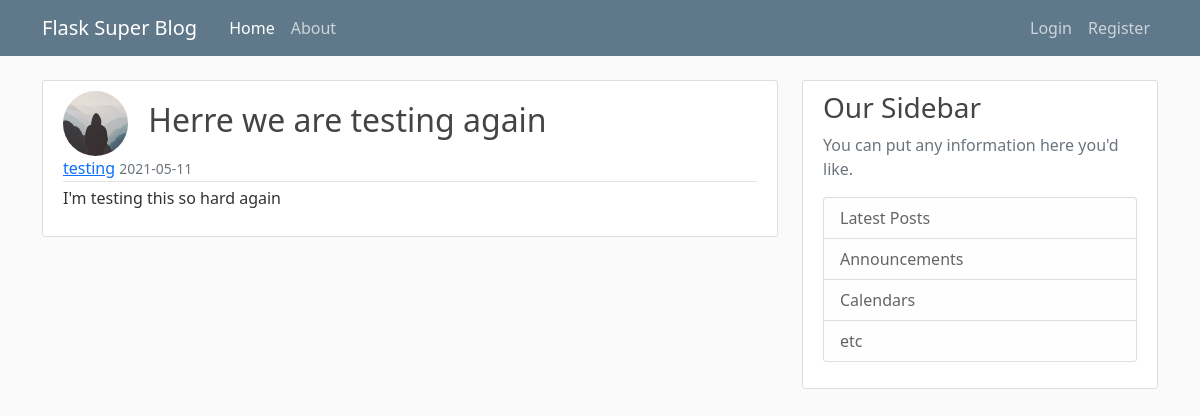
The page /post/18 on the database its author committed.
### flaskblog/models.py (models this page shows, shortened)
class User(db.Model, UserMixin):
    id = db.Column(db.Integer, primary_key=True)
    username = db.Column(db.String(20), unique=True, nullable=False)
    email = db.Column(db.String(120), unique=True, nullable=False)
    image_file = db.Column(db.String(20), nullable=False, default='default.jpg')
    password = db.Column(db.String(60), nullable=False)
    posts = db.relationship('Post', backref='author', lazy=True)

class Post(db.Model):
    id = db.Column(db.Integer, primary_key=True)
    title = db.Column(db.String(100), nullable=False)
    date_posted = db.Column(db.DateTime, nullable=False, default=datetime.utcnow)
    content = db.Column(db.Text, nullable=False)
    user_id = db.Column(db.Integer, db.ForeignKey('user.id'), nullable=False)

### flaskblog/posts/routes.py (the view)
@posts.route('/post/<int:post_id>')
def post(post_id):
    post = Post.query.get_or_404(post_id)
    return render_template('post.html.j2', title=post.title, post=post)

### flaskblog/templates/post.html.j2 (shortened to what this page needs)
{% extends "layout.html.j2" %}
{% block content %}
    <article class="media content-section">
        <img class="rounded-circle article-img" src="{{ url_for('static', filename='profile_pics/' + post.author.image_file) }}" alt="Profile Picture">
        <h2 class="article-title title-inline">{{ post.title }}</h2>
        <div class="media-body">
            <div class="article-metadata">
                <a class="mr-2" href="{{ url_for('users.user_posts', username=post.author.username) }}">{{ post.author.username }}</a>
                <small class="text-muted">{{ post.date_posted.strftime('%Y-%m-%d') }}</small>
            </div>
            <p class="article-content">{{ post.content }}</p>
        </div>
    </article>
{% endblock content %}

### flaskblog/static/main.css (style rules this page uses)
body { background: #fafafa; color: #333333; margin-top: 5rem; }
h1, h2, h3, h4, h5, h6 { color: #444444; }
.content-section { background: #ffffff; padding: 10px 20px; border: 1px solid #dddddd; border-radius: 3px; margin-bottom: 20px; }
.article-title { color: #444444; }
.article-content { white-space: pre-line; }
.article-img { height: 65px; width: 65px; margin-right: 16px; display: inline; vertical-align: top; }
.article-metadata { padding-bottom: 1px; margin-bottom: 4px; border-bottom: 1px solid #e3e3e3; }
.title-inline { display: inline-block; margin-top: 10px; }

### rows shown on the page
User: image_file (placeholder picture), author.username "testing"
Post: title "Herre we are testing again", date_posted "2021-05-11", content "I'm testing this so hard again"
